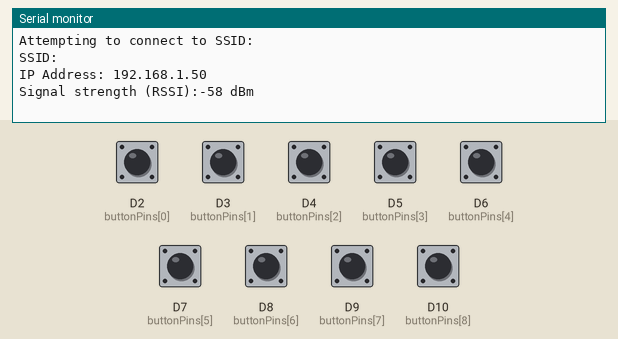
Recording of a sketch running on a simulated Arduino Uno R4 WiFi. Parts: the last lines printed to the serial monitor. The inputs (shaded band) are chosen by the test bench; at power-on: D2 (buttonPins[0]), D3 (buttonPins[1]), D4 (buttonPins[2]), D5 (buttonPins[3]), D6 (buttonPins[4]), D7 (buttonPins[5]), D8 (buttonPins[6]), D9 (buttonPins[7]), D10 (buttonPins[8]) LOW. WiFi joins after 1.5 s; servers stay silent unless stated; uploads are accepted with an empty reply; not simulated (calls return 0 or success): arduino_secrets.h.

Above: at 12.7 s.
12.8 s: D2 (buttonPins[0]) pulled HIGH for 0.15 s
At 14.2 s:
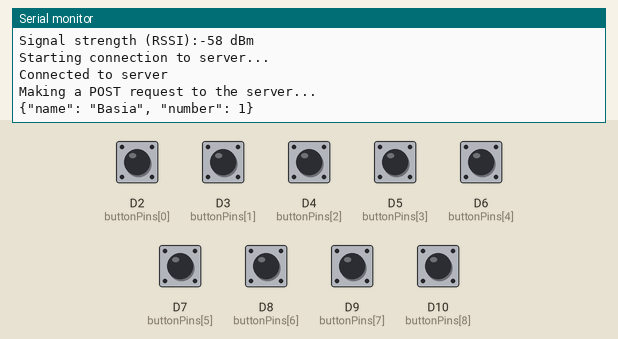
14.5 s: D3 (buttonPins[1]) pulled HIGH for 0.15 s
At 15.4 s:
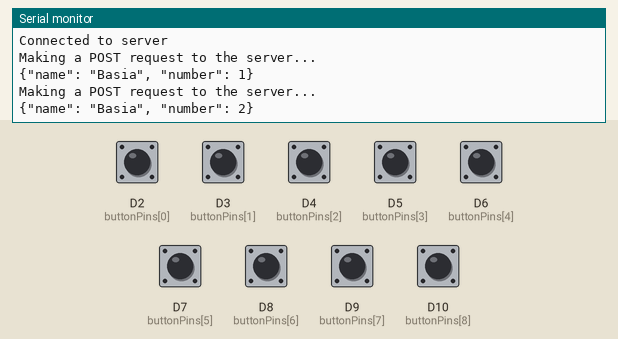
16.1 s: D4 (buttonPins[2]) pulled HIGH for 0.15 s
At 16.8 s:
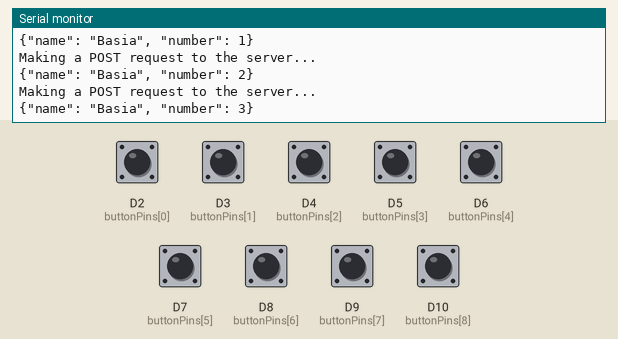
17.7 s: D5 (buttonPins[3]) pulled HIGH for 0.15 s
At 19.0 s:
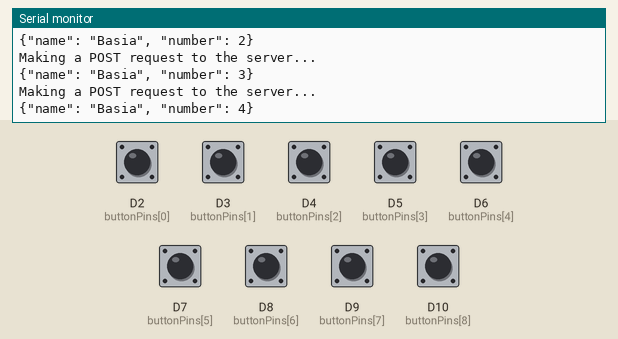
19.3 s: D6 (buttonPins[4]) pulled HIGH for 0.15 s
At 20.4 s:
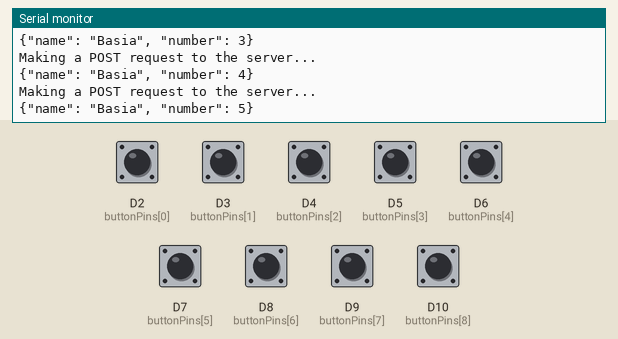
20.9 s: D7 (buttonPins[5]) pulled HIGH for 0.15 s
At 21.7 s:
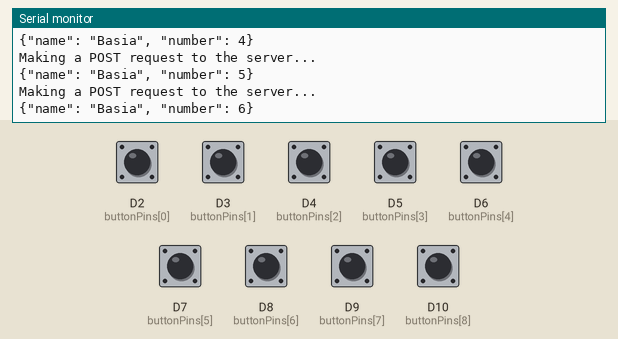
Timing chart, 0 to 23.5 s (numbered marks = the images above; inputs shaded):
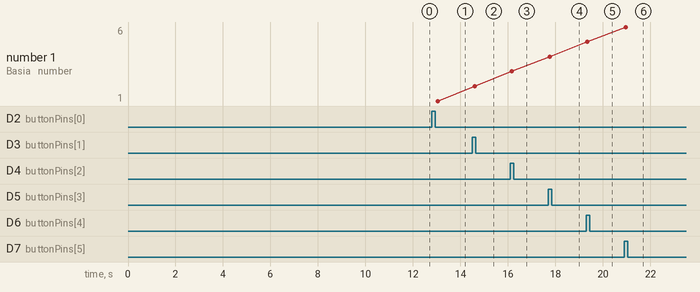

The sketch:

arduinoclient.ino
```cpp
#include "WiFiS3.h"
#include "arduino_secrets.h"

// Your network SSID (name)
char ssid[] = "";
// Your network password (use for WPA, or use as key for WEP)
char pass[] = "";
int keyIndex = 0;

int status = WL_IDLE_STATUS;
const int numButtons = 9;
int buttonPins[numButtons] = {2, 3, 4, 5, 6, 7, 8, 9, 10}; // Example pin numbers
int buttonState[numButtons];
int lastButtonState[numButtons] = {LOW, LOW, LOW, LOW, LOW, LOW, LOW, LOW, LOW};
unsigned long lastDebounceTime[numButtons] = {0, 0, 0, 0, 0, 0, 0, 0, 0};
unsigned long debounceDelay = 50;
unsigned long cooldownPeriod = 5000;
unsigned long lastPressTime[numButtons] = {0, 0, 0, 0, 0, 0, 0, 0, 0};
// Server details
char server[] = "192.168.31.36";  // Replace with your server's address
int port = 3000;  // Use the correct port for your server, usually 80 for HTTP

String owner = "Basia";

WiFiClient client;

void setup() {
  Serial.begin(9600);

  while (!Serial) ; // wait for serial port to connect
  // Initialize buttons as inputs
  for (int i = 0; i < numButtons; i++) {
    pinMode(buttonPins[i], INPUT);
  }
  while (!Serial) {
    ; // wait for serial port to connect. Needed for native USB port only
  }

  // Check for the WiFi module:
  if (WiFi.status() == WL_NO_MODULE) {
    Serial.println("Communication with WiFi module failed!");
    while (true); // Don't continue
  }

  String fv = WiFi.firmwareVersion();
  if (fv < WIFI_FIRMWARE_LATEST_VERSION) {
    Serial.println("Please upgrade the firmware");
  }

  // Attempt to connect to WiFi network:
  while (status != WL_CONNECTED) {
    Serial.print("Attempting to connect to SSID: ");
    Serial.println(ssid);
    status = WiFi.begin(ssid, pass); // Connect to WPA/WPA2 network
    delay(10000); // Wait 10 seconds for connection
  }
  printWifiStatus();
}

void loop() {
for (int i = 0; i < numButtons; i++) {
    int reading = digitalRead(buttonPins[i]);
    if (reading != lastButtonState[i]) {
      lastDebounceTime[i] = millis();
    }
    if ((millis() - lastDebounceTime[i]) > debounceDelay) {
      if (reading != buttonState[i]) {
        buttonState[i] = reading;
        if (buttonState[i] == HIGH && (millis() - lastPressTime[i] > cooldownPeriod)) {
          handleButtonPress(i + 1); // +1 to avoid sending 0
          lastPressTime[i] = millis(); // Update last press time
        }
      }
    }
    lastButtonState[i] = reading;
  }
}

void handleButtonPress(int buttonNumber) {
  // Your existing code to connect to server and send data
  // Use 'buttonNumber' as the data to be sent
  if (client.connected()) {
      makeRequest(owner,buttonNumber);
      client.flush();
  } else {
    Serial.println("\nStarting connection to server...");
      if (client.connect(server, port)) {
      Serial.println("Connected to server");
      makeRequest(owner,buttonNumber);
    } else {
      Serial.println("Connection failed");
    }
  }
  // Connect to server and send data
}

void printWifiStatus() {
  // Print the SSID of the network you're attached to:
  Serial.print("SSID: ");
  Serial.println(WiFi.SSID());

  // Print your board's IP address:
  IPAddress ip = WiFi.localIP();
  Serial.print("IP Address: ");
  Serial.println(ip);

  // Print the received signal strength:
  long rssi = WiFi.RSSI();
  Serial.print("Signal strength (RSSI):");
  Serial.print(rssi);
  Serial.println(" dBm");
}

void makeRequest(String name, int number) {
  Serial.println("Making a POST request to the server...");
  String json = "{";
  json += "\"name\": \"" + String(name) + "\", ";
  json += "\"number\": " + String(number);
  json += "}";
  Serial.println(json);
  client.println("POST /api/alert HTTP/1.1");
  client.println("Host: your-server-address.com");
  client.println("Content-Type: application/json");
  client.print("Content-Length: ");
  client.println(json.length());
  client.println();
  client.println(json);
}

String getMessage(int pinNum){
  switch(pinNum){
    case 1: return "Jestem głodny";
    case 2: return "Chcę pić";
    case 3: return "Potrzebuję do toalety";
    case 4: return "Potrzebuję pomocy";
    case 5: return "Chcę się pobawić";
    case 6: return "Chcę iść na spacer";
    case 7: return "Coś mnie boli";
    case 8: return "Stresuję się";
    case 9: return "Jest za głośno";
    default: return "Error";
  }
}
```

Measured:
- after the input at 12.8 s, the serial monitor: prints a new line after 0.05 s (image 1)
- after the input at 14.5 s, the serial monitor: prints a new line after 0.11 s (image 2)
- after the input at 16.1 s, the serial monitor: prints a new line after 0.05 s (image 3)
- after the input at 17.7 s, the serial monitor: prints a new line after 0.05 s (image 4)
- after the input at 19.3 s, the serial monitor: prints a new line after 0.05 s (image 5)
- after the input at 20.9 s, the serial monitor: prints a new line after 0.05 s (image 6)
- plotted number 1: 1 → 2 after the input at 14.5 s, 2 → 3 after the input at 16.1 s, 3 → 4 after the input at 17.7 s, 4 → 5 after the input at 19.3 s, 5 → 6 after the input at 20.9 s
